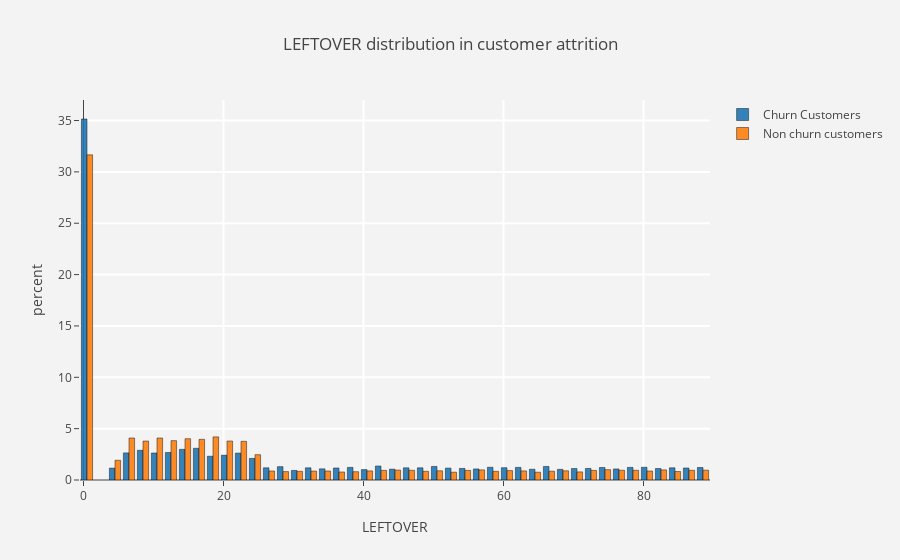

Write notebook code for a chart like this one.
### Markdown cell above
The overage distribution is quite surprising, as the graphs are very symmetric. There must be something wrong in the data generation process as such kind of symmetry is very unusual. Either all the customers are same in groups or the company is regulating the customers which they are already aware of.

### Code cell
column = 'LEFTOVER'
trace1 = go.Histogram(x  = churn[column],
                          histnorm= "percent",
                          name = "Churn Customers",
                          marker = dict(line = dict(width = .5,
                                                    color = "black"
                                                    )
                                        ),
                         opacity = .9 
                         ) 
    
trace2 = go.Histogram(x  = not_churn[column],
                      histnorm = "percent",
                      name = "Non churn customers",
                      marker = dict(line = dict(width = .5,
                                          color = "black"
                                         )
                             ),
                      opacity = .9
                     )

data_1 = [trace1,trace2]
layout = go.Layout(dict(title =column + " distribution in customer attrition ",
                        plot_bgcolor  = "rgb(243,243,243)",
                        paper_bgcolor = "rgb(243,243,243)",
                        xaxis = dict(gridcolor = 'rgb(255, 255, 255)',
                                         title = column,
                                         zerolinewidth=1,
                                         ticklen=5,
                                         gridwidth=2
                                        ),
                        yaxis = dict(gridcolor = 'rgb(255, 255, 255)',
                                         title = "percent",
                                         zerolinewidth=1,
                                         ticklen=5,
                                         gridwidth=2
                                        ),
                       )
                  )
fig  = go.Figure(data=data_1,layout=layout)

py.iplot(fig)

### Figure 1 — Plotly figure (JSON) as saved in the notebook; plotly's stock layout.template omitted (floating-point values rounded to 4 significant figures; data arrays with more than 128 entries replaced by an {"elided": "..."} marker saying what was removed)
{"data": [{"histnorm": "percent", "marker": {"line": {"color": "black", "width": 0.5}}, "name": "Churn Customers", "opacity": 0.9, "type": "histogram", "uid": "1c424f3b-552c-43b7-bbe5-6ff8d060ab7e", "x": {"elided": "9852 int values"}}, {"histnorm": "percent", "marker": {"line": {"color": "black", "width": 0.5}}, "name": "Non churn customers", "opacity": 0.9, "type": "histogram", "uid": "12629086-0189-4800-bfd5-9ba3be7a38ba", "x": {"elided": "10148 int values"}}], "layout": {"paper_bgcolor": "rgb(243,243,243)", "plot_bgcolor": "rgb(243,243,243)", "title": {"text": "LEFTOVER distribution in customer attrition "}, "xaxis": {"gridcolor": "rgb(255, 255, 255)", "gridwidth": 2, "ticklen": 5, "title": {"text": "LEFTOVER"}, "zerolinewidth": 1}, "yaxis": {"gridcolor": "rgb(255, 255, 255)", "gridwidth": 2, "ticklen": 5, "title": {"text": "percent"}, "zerolinewidth": 1}}}
